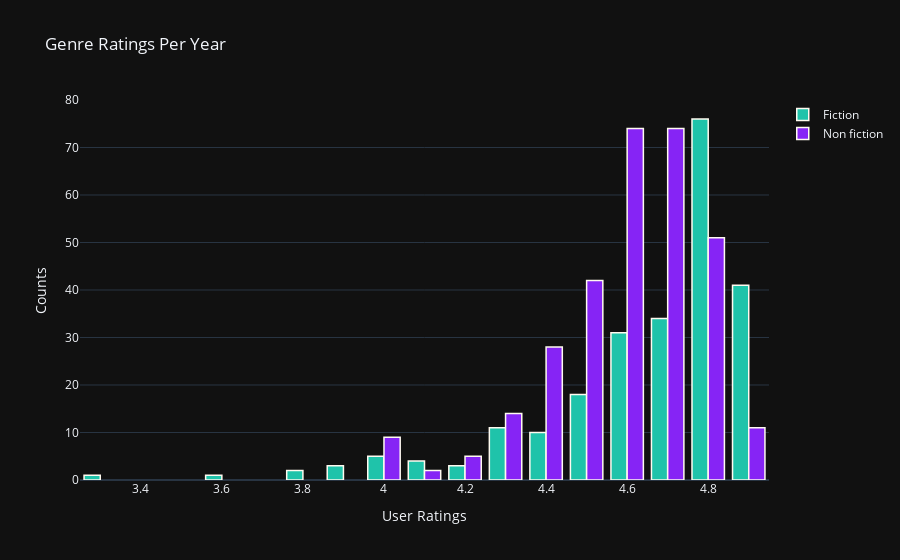

Notebook code for this chart:
### Markdown cell above
# Genre Ratings Per Year

### Code cell
fictions = data[data["Genre"] == "Fiction"]
fictions = fictions["User Rating"].value_counts().reset_index()


non_fictions = data[data["Genre"] == "Non Fiction"]
non_fictions = non_fictions["User Rating"].value_counts().reset_index()


trace_fictions = go.Bar(
                x = fictions['index'],
                y = fictions['User Rating'],
                name = "Fiction",
                marker = dict(color = "#1FC3AA",
                        line= dict(color = "#FFFAF0" , width =1.5)))

trace_non_fictions = go.Bar(
                x = non_fictions['index'],
                y = non_fictions['User Rating'],
                name = "Non fiction",
                marker = dict(color = "#8624F5",
                        line = dict(color = "#FFFAF0", width = 1.5)))

layouts = go.Layout(template = "plotly_dark" ,title = "Genre Ratings Per Year ", xaxis = dict(title = "User Ratings") , yaxis = dict(title = "Counts"))

fig = go.Figure(data = [trace_fictions ,trace_non_fictions], layout = layouts)
fig.show()

### Figure 1 — Plotly figure (JSON) as saved in the notebook; plotly's stock layout.template omitted (floating-point values rounded to 4 significant figures)
{"data": [{"marker": {"color": "#1FC3AA", "line": {"color": "#FFFAF0", "width": 1.5}}, "name": "Fiction", "type": "bar", "x": [4.8, 4.9, 4.7, 4.6, 4.5, 4.3, 4.4, 4, 4.1, 4.2, 3.9, 3.8, 3.3, 3.6], "y": [76, 41, 34, 31, 18, 11, 10, 5, 4, 3, 3, 2, 1, 1]}, {"marker": {"color": "#8624F5", "line": {"color": "#FFFAF0", "width": 1.5}}, "name": "Non fiction", "type": "bar", "x": [4.7, 4.6, 4.8, 4.5, 4.4, 4.3, 4.9, 4, 4.2, 4.1], "y": [74, 74, 51, 42, 28, 14, 11, 9, 5, 2]}], "layout": {"title": {"text": "Genre Ratings Per Year "}, "xaxis": {"title": {"text": "User Ratings"}}, "yaxis": {"title": {"text": "Counts"}}}}
